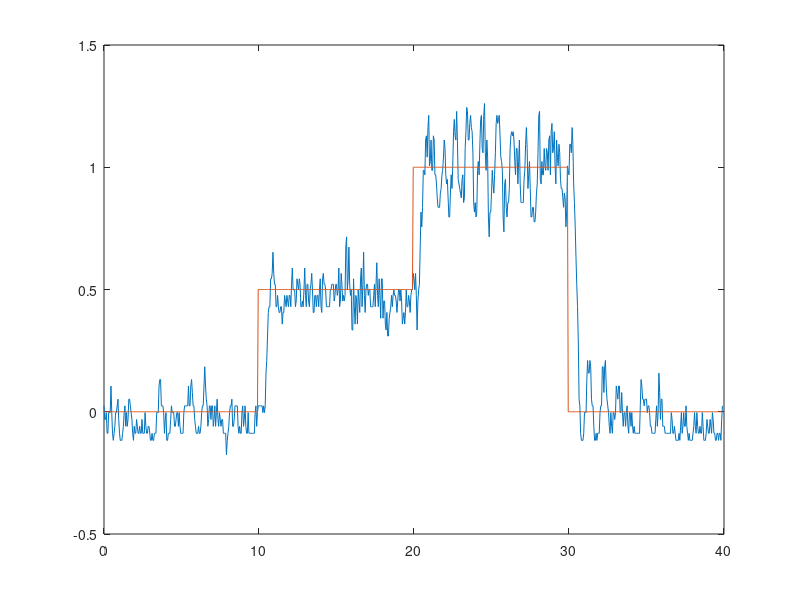

The MATLAB source for this figure:
stairARX=[0.024178, 0.000000, -0.024178, 0.033262;
-0.031375, 0.000000, 0.031375, -0.055352;
-0.031375, 0.000000, 0.031375, -0.017066;
-0.003450, 0.000000, 0.003450, -0.013260;
-0.088125, 0.000000, 0.088125, -0.119859;
-0.088125, 0.000000, 0.088125, -0.065899;
-0.003450, 0.000000, 0.003450, 0.014208;
-0.003450, 0.000000, 0.003450, 0.002384;
-0.003450, 0.000000, 0.003450, 0.033670;
0.105339, 0.000000, -0.105339, 0.154840;
-0.003450, 0.000000, 0.003450, -0.063866;
-0.088125, 0.000000, 0.088125, -0.095798;
-0.116965, 0.000000, 0.116965, -0.178808;
-0.088125, 0.000000, 0.088125, -0.101680;
-0.059597, 0.000000, 0.059597, -0.047559;
-0.003450, 0.000000, 0.003450, 0.077785;
-0.003450, 0.000000, 0.003450, 0.047225;
0.024178, 0.000000, -0.024178, 0.068687;
0.051515, 0.000000, -0.051515, 0.024003;
-0.031375, 0.000000, 0.031375, -0.105243;
-0.088125, 0.000000, 0.088125, -0.125688;
-0.116965, 0.000000, 0.116965, -0.140547;
-0.116965, 0.000000, 0.116965, -0.093699;
-0.116965, 0.000000, 0.116965, -0.082044;
-0.088125, 0.000000, 0.088125, -0.037228;
-0.059597, 0.000000, 0.059597, -0.035980;
-0.003450, 0.000000, 0.003450, 0.021489;
0.024178, 0.000000, -0.024178, 0.024690;
-0.059597, 0.000000, 0.059597, -0.081693;
-0.003450, 0.000000, 0.003450, 0.034953;
-0.059597, 0.000000, 0.059597, -0.113093;
-0.031375, 0.000000, 0.031375, 0.008500;
0.051515, 0.000000, -0.051515, 0.062452;
0.051515, 0.000000, -0.051515, 0.071962;
0.024178, 0.000000, -0.024178, 0.043084;
-0.003450, 0.000000, 0.003450, -0.011814;
-0.031375, 0.000000, 0.031375, -0.069497;
-0.088125, 0.000000, 0.088125, -0.141183;
-0.116965, 0.000000, 0.116965, -0.134141;
-0.059597, 0.000000, 0.059597, -0.026629;
-0.088125, 0.000000, 0.088125, -0.070368;
-0.088125, 0.000000, 0.088125, -0.027666;
-0.031375, 0.000000, 0.031375, -0.005298;
-0.059597, 0.000000, 0.059597, -0.083914;
-0.088125, 0.000000, 0.088125, -0.099552;
-0.088125, 0.000000, 0.088125, -0.098957;
-0.059597, 0.000000, 0.059597, -0.041716;
-0.088125, 0.000000, 0.088125, -0.077204;
-0.088125, 0.000000, 0.088125, -0.046150;
-0.031375, 0.000000, 0.031375, -0.003925;
-0.088125, 0.000000, 0.088125, -0.114263;
-0.088125, 0.000000, 0.088125, -0.071180;
-0.088125, 0.000000, 0.088125, -0.106503;
-0.003450, 0.000000, 0.003450, 0.043665;
-0.059597, 0.000000, 0.059597, -0.074629;
-0.088125, 0.000000, 0.088125, -0.037960;
-0.088125, 0.000000, 0.088125, -0.097873;
-0.059597, 0.000000, 0.059597, -0.058592;
-0.059597, 0.000000, 0.059597, -0.076932;
-0.088125, 0.000000, 0.088125, -0.075318;
-0.116965, 0.000000, 0.116965, -0.099138;
-0.116965, 0.000000, 0.116965, -0.095529;
-0.088125, 0.000000, 0.088125, -0.075707;
-0.116965, 0.000000, 0.116965, -0.125977;
-0.116965, 0.000000, 0.116965, -0.094652;
-0.088125, 0.000000, 0.088125, -0.068768;
-0.088125, 0.000000, 0.088125, -0.069091;
-0.088125, 0.000000, 0.088125, -0.062937;
-0.003450, 0.000000, 0.003450, 0.041682;
-0.003450, 0.000000, 0.003450, -0.007746;
-0.003450, 0.000000, 0.003450, 0.024505;
0.105339, 0.000000, -0.105339, 0.141383;
0.131834, 0.000000, -0.131834, 0.125367;
0.131834, 0.000000, -0.131834, 0.149655;
0.024178, 0.000000, -0.024178, -0.024862;
0.024178, 0.000000, -0.024178, 0.017436;
0.024178, 0.000000, -0.024178, -0.041481;
-0.003450, 0.000000, 0.003450, -0.021450;
-0.088125, 0.000000, 0.088125, -0.105720;
-0.031375, 0.000000, 0.031375, 0.029261;
-0.003450, 0.000000, 0.003450, -0.005715;
-0.116965, 0.000000, 0.116965, -0.136843;
-0.116965, 0.000000, 0.116965, -0.105361;
-0.088125, 0.000000, 0.088125, -0.115274;
-0.088125, 0.000000, 0.088125, -0.086042;
-0.088125, 0.000000, 0.088125, -0.058036;
-0.031375, 0.000000, 0.031375, 0.030593;
0.024178, 0.000000, -0.024178, 0.062751;
-0.003450, 0.000000, 0.003450, -0.002766;
-0.003450, 0.000000, 0.003450, -0.003920;
-0.003450, 0.000000, 0.003450, -0.036798;
-0.059597, 0.000000, 0.059597, -0.094529;
-0.059597, 0.000000, 0.059597, -0.049580;
-0.031375, 0.000000, 0.031375, -0.014437;
-0.003450, 0.000000, 0.003450, 0.031129;
-0.003450, 0.000000, 0.003450, 0.017179;
-0.059597, 0.000000, 0.059597, -0.069187;
-0.003450, 0.000000, 0.003450, 0.010120;
-0.059597, 0.000000, 0.059597, -0.122725;
-0.088125, 0.000000, 0.088125, -0.075724;
-0.088125, 0.000000, 0.088125, -0.089766;
-0.088125, 0.000000, 0.088125, -0.062817;
-0.088125, 0.000000, 0.088125, -0.069081;
-0.003450, 0.000000, 0.003450, 0.046088;
0.024178, 0.000000, -0.024178, 0.028671;
0.024178, 0.000000, -0.024178, 0.048440;
0.024178, 0.000000, -0.024178, 0.024194;
0.024178, 0.000000, -0.024178, 0.015414;
0.024178, 0.000000, -0.024178, 0.006092;
0.105339, 0.000000, -0.105339, 0.127270;
0.024178, 0.000000, -0.024178, -0.014637;
0.024178, 0.000000, -0.024178, 0.068246;
0.105339, 0.000000, -0.105339, 0.104644;
0.131834, 0.000000, -0.131834, 0.123717;
0.078569, 0.000000, -0.078569, 0.056555;
0.024178, 0.000000, -0.024178, 0.008985;
0.024178, 0.000000, -0.024178, 0.000775;
-0.031375, 0.000000, 0.031375, -0.084408;
-0.059597, 0.000000, 0.059597, -0.070175;
-0.088125, 0.000000, 0.088125, -0.100918;
-0.088125, 0.000000, 0.088125, -0.065741;
-0.088125, 0.000000, 0.088125, -0.075058;
-0.059597, 0.000000, 0.059597, -0.029889;
-0.088125, 0.000000, 0.088125, -0.096109;
-0.088125, 0.000000, 0.088125, -0.071597;
-0.059597, 0.000000, 0.059597, -0.058300;
-0.003450, 0.000000, 0.003450, 0.022787;
0.024178, 0.000000, -0.024178, 0.046613;
0.024178, 0.000000, -0.024178, 0.054079;
0.105339, 0.000000, -0.105339, 0.145901;
0.184011, 0.000000, -0.184011, 0.188246;
0.105339, 0.000000, -0.105339, 0.063300;
0.051515, 0.000000, -0.051515, 0.035220;
0.024178, 0.000000, -0.024178, -0.029278;
-0.059597, 0.000000, 0.059597, -0.121311;
-0.031375, 0.000000, 0.031375, -0.024411;
0.024178, 0.000000, -0.024178, 0.039026;
0.024178, 0.000000, -0.024178, 0.063242;
-0.031375, 0.000000, 0.031375, -0.012865;
0.024178, 0.000000, -0.024178, 0.050985;
0.024178, 0.000000, -0.024178, -0.032142;
-0.059597, 0.000000, 0.059597, -0.104799;
-0.031375, 0.000000, 0.031375, -0.021613;
0.024178, 0.000000, -0.024178, 0.039010;
-0.059597, 0.000000, 0.059597, -0.060342;
-0.003450, 0.000000, 0.003450, 0.063044;
0.051515, 0.000000, -0.051515, 0.038990;
-0.031375, 0.000000, 0.031375, -0.066625;
-0.059597, 0.000000, 0.059597, -0.067885;
-0.003450, 0.000000, 0.003450, -0.006697;
-0.031375, 0.000000, 0.031375, -0.049045;
-0.059597, 0.000000, 0.059597, -0.032431;
-0.031375, 0.000000, 0.031375, -0.005356;
-0.031375, 0.000000, 0.031375, -0.032429;
-0.088125, 0.000000, 0.088125, -0.108560;
-0.088125, 0.000000, 0.088125, -0.088530;
-0.088125, 0.000000, 0.088125, -0.103266;
-0.088125, 0.000000, 0.088125, -0.072127;
-0.175583, 0.000000, 0.175583, -0.184501;
-0.116965, 0.000000, 0.116965, -0.054940;
-0.088125, 0.000000, 0.088125, -0.097015;
-0.059597, 0.000000, 0.059597, -0.019522;
-0.003450, 0.000000, 0.003450, 0.029005;
0.024178, 0.000000, -0.024178, 0.055716;
0.024178, 0.000000, -0.024178, 0.038699;
0.051515, 0.000000, -0.051515, 0.060743;
-0.059597, 0.000000, 0.059597, -0.125211;
-0.059597, 0.000000, 0.059597, -0.055067;
-0.031375, 0.000000, 0.031375, -0.063041;
0.024178, 0.000000, -0.024178, 0.063219;
0.024178, 0.000000, -0.024178, 0.051831;
0.024178, 0.000000, -0.024178, 0.074934;
0.024178, 0.000000, -0.024178, 0.020484;
-0.059597, 0.000000, 0.059597, -0.119817;
-0.088125, 0.000000, 0.088125, -0.128902;
-0.059597, 0.000000, 0.059597, -0.083718;
-0.088125, 0.000000, 0.088125, -0.083484;
-0.088125, 0.000000, 0.088125, -0.026293;
-0.003450, 0.000000, 0.003450, 0.065253;
0.024178, 0.000000, -0.024178, 0.038409;
-0.059597, 0.000000, 0.059597, -0.088622;
-0.031375, 0.000000, 0.031375, -0.032523;
0.024178, 0.000000, -0.024178, -0.003429;
-0.059597, 0.000000, 0.059597, -0.084366;
-0.088125, 0.000000, 0.088125, -0.048482;
-0.088125, 0.000000, 0.088125, -0.079962;
-0.003450, 0.000000, 0.003450, 0.032875;
-0.088125, 0.000000, 0.088125, -0.137536;
-0.088125, 0.000000, 0.088125, -0.047051;
-0.088125, 0.000000, 0.088125, -0.111494;
-0.088125, 0.000000, 0.088125, -0.069402;
-0.088125, 0.000000, 0.088125, -0.081550;
-0.088125, 0.000000, 0.088125, -0.063322;
-0.088125, 0.000000, 0.088125, -0.073367;
-0.088125, 0.000000, 0.088125, -0.075662;
-0.003450, 0.000000, 0.003450, 0.032782;
0.024178, 0.000000, -0.024178, 0.030048;
-0.059597, 0.000000, 0.059597, -0.059212;
-0.003450, 0.000000, 0.003450, 0.039119;
0.024178, 0.500000, 0.475822, -0.003004;
0.024178, 0.500000, 0.475822, 0.027758;
0.024178, 0.500000, 0.475822, 0.025502;
0.024178, 0.500000, 0.475822, 0.039106;
0.024178, 0.500000, 0.475822, 0.040673;
0.024178, 0.500000, 0.475822, 0.048717;
-0.003450, 0.500000, 0.503450, 0.015218;
0.024178, 0.500000, 0.475822, 0.073769;
-0.003450, 0.500000, 0.503450, 0.014305;
0.024178, 0.500000, 0.475822, 0.094243;
0.158056, 0.500000, 0.341944, 0.243895;
0.209697, 0.500000, 0.290303, 0.276660;
0.309895, 0.500000, 0.190105, 0.427935;
0.406168, 0.500000, 0.093832, 0.477227;
0.429651, 0.500000, 0.070349, 0.467608;
0.429651, 0.500000, 0.070349, 0.436061;
0.543721, 0.500000, -0.043721, 0.572529;
0.543721, 0.500000, -0.043721, 0.515960;
0.565887, 0.500000, -0.065887, 0.616036;
0.652497, 0.500000, -0.152497, 0.692425;
0.565887, 0.500000, -0.065887, 0.537604;
0.521344, 0.500000, -0.021344, 0.517112;
0.521344, 0.500000, -0.021344, 0.464323;
0.429651, 0.500000, 0.070349, 0.358543;
0.429651, 0.500000, 0.070349, 0.438650;
0.475939, 0.500000, 0.024061, 0.501709;
0.429651, 0.500000, 0.070349, 0.456753;
0.406168, 0.500000, 0.093832, 0.447053;
0.406168, 0.500000, 0.093832, 0.400234;
0.429651, 0.500000, 0.070349, 0.416042;
0.429651, 0.500000, 0.070349, 0.413258;
0.358506, 0.500000, 0.141494, 0.357374;
0.406168, 0.500000, 0.093832, 0.469962;
0.406168, 0.500000, 0.093832, 0.413509;
0.475939, 0.500000, 0.024061, 0.537506;
0.452908, 0.500000, 0.047092, 0.436169;
0.429651, 0.500000, 0.070349, 0.452143;
0.475939, 0.500000, 0.024061, 0.482521;
0.452908, 0.500000, 0.047092, 0.438953;
0.429651, 0.500000, 0.070349, 0.444084;
0.475939, 0.500000, 0.024061, 0.505934;
0.475939, 0.500000, 0.024061, 0.481808;
0.429651, 0.500000, 0.070349, 0.436658;
0.521344, 0.500000, -0.021344, 0.565737;
0.587846, 0.500000, -0.087846, 0.589865;
0.498749, 0.500000, 0.001251, 0.487944;
0.498749, 0.500000, 0.001251, 0.529735;
0.498749, 0.500000, 0.001251, 0.469121;
0.429651, 0.500000, 0.070349, 0.393431;
0.452908, 0.500000, 0.047092, 0.461018;
0.543721, 0.500000, -0.043721, 0.571755;
0.521344, 0.500000, -0.021344, 0.539026;
0.498749, 0.500000, 0.001251, 0.545891;
0.543721, 0.500000, -0.043721, 0.560639;
0.521344, 0.500000, -0.021344, 0.479642;
0.429651, 0.500000, 0.070349, 0.378832;
0.429651, 0.500000, 0.070349, 0.422538;
0.452908, 0.500000, 0.047092, 0.451251;
0.429651, 0.500000, 0.070349, 0.453522;
0.498749, 0.500000, 0.001251, 0.570614;
0.587846, 0.500000, -0.087846, 0.630158;
0.475939, 0.500000, 0.024061, 0.443145;
0.429651, 0.500000, 0.070349, 0.429207;
0.521344, 0.500000, -0.021344, 0.499045;
0.521344, 0.500000, -0.021344, 0.486659;
0.452908, 0.500000, 0.047092, 0.469574;
0.429651, 0.500000, 0.070349, 0.469916;
0.498749, 0.500000, 0.001251, 0.536125;
0.521344, 0.500000, -0.021344, 0.509314;
0.565887, 0.500000, -0.065887, 0.585425;
0.498749, 0.500000, 0.001251, 0.467210;
0.406168, 0.500000, 0.093832, 0.399954;
0.406168, 0.500000, 0.093832, 0.394264;
0.475939, 0.500000, 0.024061, 0.477340;
0.475939, 0.500000, 0.024061, 0.477363;
0.429651, 0.500000, 0.070349, 0.465989;
0.475939, 0.500000, 0.024061, 0.531302;
0.475939, 0.500000, 0.024061, 0.466834;
0.429651, 0.500000, 0.070349, 0.411872;
0.498749, 0.500000, 0.001251, 0.512307;
0.543721, 0.500000, -0.043721, 0.542104;
0.429651, 0.500000, 0.070349, 0.422872;
0.406168, 0.500000, 0.093832, 0.447210;
0.543721, 0.500000, -0.043721, 0.573124;
0.565887, 0.500000, -0.065887, 0.544289;
0.521344, 0.500000, -0.021344, 0.537981;
0.521344, 0.500000, -0.021344, 0.541286;
0.498749, 0.500000, 0.001251, 0.483329;
0.429651, 0.500000, 0.070349, 0.391903;
0.429651, 0.500000, 0.070349, 0.417411;
0.429651, 0.500000, 0.070349, 0.413620;
0.429651, 0.500000, 0.070349, 0.457193;
0.429651, 0.500000, 0.070349, 0.465822;
0.498749, 0.500000, 0.001251, 0.557777;
0.498749, 0.500000, 0.001251, 0.497714;
0.521344, 0.500000, -0.021344, 0.542820;
0.521344, 0.500000, -0.021344, 0.499984;
0.521344, 0.500000, -0.021344, 0.522176;
0.452908, 0.500000, 0.047092, 0.423142;
0.475939, 0.500000, 0.024061, 0.503802;
0.521344, 0.500000, -0.021344, 0.521910;
0.521344, 0.500000, -0.021344, 0.537399;
0.475939, 0.500000, 0.024061, 0.479497;
0.498749, 0.500000, 0.001251, 0.520540;
0.587846, 0.500000, -0.087846, 0.597045;
0.429651, 0.500000, 0.070349, 0.358026;
0.452908, 0.500000, 0.047092, 0.506373;
0.565887, 0.500000, -0.065887, 0.560024;
0.521344, 0.500000, -0.021344, 0.515435;
0.452908, 0.500000, 0.047092, 0.471694;
0.475939, 0.500000, 0.024061, 0.494261;
0.452908, 0.500000, 0.047092, 0.415658;
0.475939, 0.500000, 0.024061, 0.480575;
0.673648, 0.500000, -0.173648, 0.738707;
0.715376, 0.500000, -0.215376, 0.739546;
0.498749, 0.500000, 0.001251, 0.493499;
0.543721, 0.500000, -0.043721, 0.585068;
0.673648, 0.500000, -0.173648, 0.596535;
0.521344, 0.500000, -0.021344, 0.404119;
0.475939, 0.500000, 0.024061, 0.499204;
0.498749, 0.500000, 0.001251, 0.508872;
0.334322, 0.500000, 0.165678, 0.303827;
0.334322, 0.500000, 0.165678, 0.371085;
0.543721, 0.500000, -0.043721, 0.571345;
0.429651, 0.500000, 0.070349, 0.367993;
0.358506, 0.500000, 0.141494, 0.430081;
0.475939, 0.500000, 0.024061, 0.522893;
0.452908, 0.500000, 0.047092, 0.428579;
0.358506, 0.500000, 0.141494, 0.346655;
0.498749, 0.500000, 0.001251, 0.553929;
0.452908, 0.500000, 0.047092, 0.403492;
0.406168, 0.500000, 0.093832, 0.458732;
0.543721, 0.500000, -0.043721, 0.602393;
0.587846, 0.500000, -0.087846, 0.594891;
0.429651, 0.500000, 0.070349, 0.398729;
0.521344, 0.500000, -0.021344, 0.577096;
0.652497, 0.500000, -0.152497, 0.627075;
0.475939, 0.500000, 0.024061, 0.415404;
0.406168, 0.500000, 0.093832, 0.441697;
0.498749, 0.500000, 0.001251, 0.504151;
0.521344, 0.500000, -0.021344, 0.503551;
0.521344, 0.500000, -0.021344, 0.543671;
0.475939, 0.500000, 0.024061, 0.484655;
0.498749, 0.500000, 0.001251, 0.530737;
0.498749, 0.500000, 0.001251, 0.474779;
0.429651, 0.500000, 0.070349, 0.398109;
0.429651, 0.500000, 0.070349, 0.428833;
0.429651, 0.500000, 0.070349, 0.422001;
0.429651, 0.500000, 0.070349, 0.455520;
0.475939, 0.500000, 0.024061, 0.521108;
0.521344, 0.500000, -0.021344, 0.557680;
0.429651, 0.500000, 0.070349, 0.409912;
0.521344, 0.500000, -0.021344, 0.571686;
0.609598, 0.500000, -0.109598, 0.586049;
0.475939, 0.500000, 0.024061, 0.441117;
0.429651, 0.500000, 0.070349, 0.456708;
0.543721, 0.500000, -0.043721, 0.564226;
0.475939, 0.500000, 0.024061, 0.424074;
0.382454, 0.500000, 0.117546, 0.388816;
0.543721, 0.500000, -0.043721, 0.605279;
0.543721, 0.500000, -0.043721, 0.514749;
0.382454, 0.500000, 0.117546, 0.382188;
0.452908, 0.500000, 0.047092, 0.502072;
0.452908, 0.500000, 0.047092, 0.397095;
0.358506, 0.500000, 0.141494, 0.336928;
0.334322, 0.500000, 0.165678, 0.341677;
0.406168, 0.500000, 0.093832, 0.446604;
0.309895, 0.500000, 0.190105, 0.293290;
0.309895, 0.500000, 0.190105, 0.377949;
0.382454, 0.500000, 0.117546, 0.401007;
0.406168, 0.500000, 0.093832, 0.427027;
0.429651, 0.500000, 0.070349, 0.466390;
0.475939, 0.500000, 0.024061, 0.522906;
0.429651, 0.500000, 0.070349, 0.431954;
0.475939, 0.500000, 0.024061, 0.516840;
0.498749, 0.500000, 0.001251, 0.478284;
0.475939, 0.500000, 0.024061, 0.477484;
0.475939, 0.500000, 0.024061, 0.487327;
0.452908, 0.500000, 0.047092, 0.456476;
0.406168, 0.500000, 0.093832, 0.403552;
0.452908, 0.500000, 0.047092, 0.476130;
0.498749, 0.500000, 0.001251, 0.503096;
0.498749, 0.500000, 0.001251, 0.522013;
0.452908, 0.500000, 0.047092, 0.466266;
0.498749, 0.500000, 0.001251, 0.535139;
0.452908, 0.500000, 0.047092, 0.409875;
0.358506, 0.500000, 0.141494, 0.333996;
0.382454, 0.500000, 0.117546, 0.385012;
0.406168, 0.500000, 0.093832, 0.406335;
0.358506, 0.500000, 0.141494, 0.380061;
0.406168, 0.500000, 0.093832, 0.479281;
0.498749, 0.500000, 0.001251, 0.546402;
0.429651, 0.500000, 0.070349, 0.417219;
0.429651, 0.500000, 0.070349, 0.457169;
0.475939, 0.500000, 0.024061, 0.461320;
0.452908, 0.500000, 0.047092, 0.439440;
0.406168, 0.500000, 0.093832, 0.414491;
0.475939, 0.500000, 0.024061, 0.530148;
0.498749, 0.500000, 0.001251, 0.508560;
0.498749, 0.500000, 0.001251, 0.529700;
0.565887, 1.000000, 0.434113, 0.595413;
0.543721, 1.000000, 0.456279, 0.522779;
0.498749, 1.000000, 0.501251, 0.492719;
0.565887, 1.000000, 0.434113, 0.581015;
0.475939, 1.000000, 0.524061, 0.433375;
0.334322, 1.000000, 0.665678, 0.345135;
0.452908, 1.000000, 0.547092, 0.534339;
0.498749, 1.000000, 0.501251, 0.520801;
0.521344, 1.000000, 0.478656, 0.625961;
0.673648, 1.000000, 0.326352, 0.808352;
0.816422, 1.000000, 0.183578, 0.923264;
0.756343, 1.000000, 0.243657, 0.786268;
0.836090, 1.000000, 0.163910, 0.913950;
0.987357, 1.000000, 0.012643, 0.997117;
0.987357, 1.000000, 0.012643, 0.985949;
0.969022, 1.000000, 0.030978, 1.014010;
1.111435, 1.000000, -0.111435, 1.195689;
1.128574, 1.000000, -0.128574, 1.122949;
1.041439, 1.000000, -0.041439, 1.033487;
1.162423, 1.000000, -0.162423, 1.188952;
1.212163, 1.000000, -0.212163, 1.162355;
1.005538, 1.000000, -0.005538, 0.941253;
1.023565, 1.000000, -0.023565, 1.066453;
1.111435, 1.000000, -0.111435, 1.084776;
0.987357, 1.000000, 0.012643, 0.936624;
0.987357, 1.000000, 0.012643, 1.025460;
1.128574, 1.000000, -0.128574, 1.159774;
1.111435, 1.000000, -0.111435, 1.100634;
0.969022, 1.000000, 0.030978, 0.958196;
0.969022, 1.000000, 0.030978, 0.974502;
0.931866, 1.000000, 0.068134, 0.856019;
0.874910, 1.000000, 0.125090, 0.842402;
0.836090, 1.000000, 0.163910, 0.830167;
0.836090, 1.000000, 0.163910, 0.880458;
0.836090, 1.000000, 0.163910, 0.880593;
0.894062, 1.000000, 0.105938, 0.959022;
0.913049, 1.000000, 0.086951, 0.930537;
0.969022, 1.000000, 0.030978, 1.011654;
0.987357, 1.000000, 0.012643, 0.992001;
1.041439, 1.000000, -0.041439, 1.085819;
1.111435, 1.000000, -0.111435, 1.141125;
1.076732, 1.000000, -0.076732, 1.079165;
0.969022, 1.000000, 0.030978, 0.945614;
0.931866, 1.000000, 0.068134, 0.902760;
0.950526, 1.000000, 0.049474, 0.909568;
0.874910, 1.000000, 0.125090, 0.835149;
0.796576, 1.000000, 0.203424, 0.820072;
0.796576, 1.000000, 0.203424, 0.842325;
0.894062, 1.000000, 0.105938, 0.957893;
0.969022, 1.000000, 0.030978, 1.011500;
0.913049, 1.000000, 0.086951, 0.931475;
1.005538, 1.000000, -0.005538, 1.081576;
1.145567, 1.000000, -0.145567, 1.170083;
1.195718, 1.000000, -0.195718, 1.219879;
1.128574, 1.000000, -0.128574, 1.126179;
1.111435, 1.000000, -0.111435, 1.118902;
1.228476, 1.000000, -0.228476, 1.222530;
1.111435, 1.000000, -0.111435, 1.011445;
0.950526, 1.000000, 0.049474, 0.919482;
0.931866, 1.000000, 0.068134, 0.908395;
0.913049, 1.000000, 0.086951, 0.878153;
0.894062, 1.000000, 0.105938, 0.900601;
0.874910, 1.000000, 0.125090, 0.902440;
0.950526, 1.000000, 0.049474, 1.023456;
0.969022, 1.000000, 0.030978, 0.990370;
0.855585, 1.000000, 0.144415, 0.844759;
0.874910, 1.000000, 0.125090, 0.892557;
1.076732, 1.000000, -0.076732, 1.108913;
1.145567, 1.000000, -0.145567, 1.162572;
1.244655, 1.000000, -0.244655, 1.366751;
1.228476, 1.000000, -0.228476, 1.258451;
1.111435, 1.000000, -0.111435, 1.083932;
1.111435, 1.000000, -0.111435, 1.033414;
1.179138, 1.000000, -0.179138, 1.083092;
1.212163, 1.000000, -0.212163, 1.179959;
1.162423, 1.000000, -0.162423, 1.198561;
1.145567, 1.000000, -0.145567, 1.222308;
1.059158, 1.000000, -0.059158, 1.030414;
0.855585, 1.000000, 0.144415, 0.731387;
0.816422, 1.000000, 0.183578, 0.718377;
0.855585, 1.000000, 0.144415, 0.783340;
0.796576, 1.000000, 0.203424, 0.818080;
0.816422, 1.000000, 0.183578, 0.963420;
0.987357, 1.000000, 0.012643, 1.145775;
1.023565, 1.000000, -0.023565, 1.059340;
0.969022, 1.000000, 0.030978, 0.952472;
1.094155, 1.000000, -0.094155, 1.087736;
1.195718, 1.000000, -0.195718, 1.159359;
1.212163, 1.000000, -0.212163, 1.247086;
1.076732, 1.000000, -0.076732, 1.088275;
1.059158, 1.000000, -0.059158, 1.098768;
1.212163, 1.000000, -0.212163, 1.192187;
1.260705, 1.000000, -0.260705, 1.196106;
1.059158, 1.000000, -0.059158, 0.986872;
0.987357, 1.000000, 0.012643, 1.010056;
1.111435, 1.000000, -0.111435, 1.120324;
1.041439, 1.000000, -0.041439, 0.977531;
0.796576, 1.000000, 0.203424, 0.742142;
0.715376, 1.000000, 0.284624, 0.701778;
0.816422, 1.000000, 0.183578, 0.808200;
0.816422, 1.000000, 0.183578, 0.808230;
0.894062, 1.000000, 0.105938, 1.015971;
0.987357, 1.000000, 0.012643, 1.093670;
0.931866, 1.000000, 0.068134, 0.977094;
0.894062, 1.000000, 0.105938, 0.897054;
0.969022, 1.000000, 0.030978, 0.932897;
1.059158, 1.000000, -0.059158, 1.031116;
1.179138, 1.000000, -0.179138, 1.245908;
1.212163, 1.000000, -0.212163, 1.296741;
1.179138, 1.000000, -0.179138, 1.250160;
1.195718, 1.000000, -0.195718, 1.192423;
1.212163, 1.000000, -0.212163, 1.118231;
1.128574, 1.000000, -0.128574, 1.002432;
1.041439, 1.000000, -0.041439, 0.983525;
1.023565, 1.000000, -0.023565, 1.031035;
0.987357, 1.000000, 0.012643, 1.008117;
0.796576, 1.000000, 0.203424, 0.764070;
0.735952, 1.000000, 0.264048, 0.732919;
0.931866, 1.000000, 0.068134, 0.941505;
0.950526, 1.000000, 0.049474, 0.924988;
0.836090, 1.000000, 0.163910, 0.902081;
0.796576, 1.000000, 0.203424, 0.873002;
0.855585, 1.000000, 0.144415, 0.888830;
0.855585, 1.000000, 0.144415, 0.815846;
0.913049, 1.000000, 0.086951, 0.931723;
1.076732, 1.000000, -0.076732, 1.149958;
1.128574, 1.000000, -0.128574, 1.203155;
1.145567, 1.000000, -0.145567, 1.239544;
1.128574, 1.000000, -0.128574, 1.130643;
1.145567, 1.000000, -0.145567, 1.099777;
1.111435, 1.000000, -0.111435, 1.005404;
1.023565, 1.000000, -0.023565, 0.957921;
0.969022, 1.000000, 0.030978, 0.963183;
1.076732, 1.000000, -0.076732, 1.152081;
1.076732, 1.000000, -0.076732, 1.092793;
0.931866, 1.000000, 0.068134, 0.929005;
1.023565, 1.000000, -0.023565, 1.055046;
1.111435, 1.000000, -0.111435, 1.056007;
0.931866, 1.000000, 0.068134, 0.861278;
0.855585, 1.000000, 0.144415, 0.885998;
0.855585, 1.000000, 0.144415, 0.849206;
0.855585, 1.000000, 0.144415, 0.863501;
0.855585, 1.000000, 0.144415, 0.870878;
0.950526, 1.000000, 0.049474, 1.021407;
0.987357, 1.000000, 0.012643, 1.025425;
1.094155, 1.000000, -0.094155, 1.187307;
1.162423, 1.000000, -0.162423, 1.186816;
1.076732, 1.000000, -0.076732, 1.053291;
0.913049, 1.000000, 0.086951, 0.840210;
0.969022, 1.000000, 0.030978, 0.947325;
1.023565, 1.000000, -0.023565, 0.969729;
0.913049, 1.000000, 0.086951, 0.914363;
0.796576, 1.000000, 0.203424, 0.845128;
0.796576, 1.000000, 0.203424, 0.837949;
0.836090, 1.000000, 0.163910, 0.827269;
0.836090, 1.000000, 0.163910, 0.821320;
0.776551, 1.000000, 0.223449, 0.781337;
0.776551, 1.000000, 0.223449, 0.836080;
0.816422, 1.000000, 0.183578, 0.871773;
0.894062, 1.000000, 0.105938, 0.962274;
0.931866, 1.000000, 0.068134, 0.970849;
1.059158, 1.000000, -0.059158, 1.141345;
1.212163, 1.000000, -0.212163, 1.269260;
1.228476, 1.000000, -0.228476, 1.254194;
0.950526, 1.000000, 0.049474, 0.869997;
0.931866, 1.000000, 0.068134, 0.926893;
1.023565, 1.000000, -0.023565, 0.922770;
0.969022, 1.000000, 0.030978, 0.921759;
0.969022, 1.000000, 0.030978, 1.045114;
1.076732, 1.000000, -0.076732, 1.195730;
1.005538, 1.000000, -0.005538, 1.021812;
0.987357, 1.000000, 0.012643, 1.005086;
1.076732, 1.000000, -0.076732, 1.026932;
1.059158, 1.000000, -0.059158, 0.988828;
0.987357, 1.000000, 0.012643, 0.982826;
1.111435, 1.000000, -0.111435, 1.207910;
1.128574, 1.000000, -0.128574, 1.147065;
0.969022, 1.000000, 0.030978, 0.957011;
1.145567, 1.000000, -0.145567, 1.201440;
1.179138, 1.000000, -0.179138, 1.076731;
1.059158, 1.000000, -0.059158, 1.037194;
1.076732, 1.000000, -0.076732, 1.104618;
1.145567, 1.000000, -0.145567, 1.165063;
1.005538, 1.000000, -0.005538, 0.950965;
0.931866, 1.000000, 0.068134, 0.927643;
1.111435, 1.000000, -0.111435, 1.125202;
1.041439, 1.000000, -0.041439, 0.966892;
1.005538, 1.000000, -0.005538, 1.069993;
1.094155, 1.000000, -0.094155, 1.137446;
1.059158, 1.000000, -0.059158, 1.047107;
0.950526, 1.000000, 0.049474, 0.915751;
0.913049, 1.000000, 0.086951, 0.873686;
0.913049, 1.000000, 0.086951, 0.869163;
0.874910, 1.000000, 0.125090, 0.861355;
0.836090, 1.000000, 0.163910, 0.873394;
0.894062, 1.000000, 0.105938, 0.971542;
0.874910, 1.000000, 0.125090, 0.891778;
0.756343, 1.000000, 0.243657, 0.744655;
0.816422, 1.000000, 0.183578, 0.840607;
1.005538, 1.000000, -0.005538, 1.036987;
0.987357, 0.000000, -0.987357, 1.006336;
0.969022, 0.000000, -0.969022, 1.076035;
1.094155, 0.000000, -1.094155, 1.177337;
1.094155, 0.000000, -1.094155, 1.061036;
1.059158, 0.000000, -1.059158, 1.000372;
1.162423, 0.000000, -1.162423, 1.100818;
1.094155, 0.000000, -1.094155, 0.956681;
0.931866, 0.000000, -0.931866, 0.839421;
0.855585, 0.000000, -0.855585, 0.760912;
0.756343, 0.000000, -0.756343, 0.610569;
0.631147, 0.000000, -0.631147, 0.485304;
0.521344, 0.000000, -0.521344, 0.393203;
0.429651, 0.000000, -0.429651, 0.332993;
0.285224, 0.000000, -0.285224, 0.192209;
0.051515, 0.000000, -0.051515, -0.054649;
0.024178, 0.000000, -0.024178, -0.014204;
-0.088125, 0.000000, 0.088125, -0.210650;
-0.116965, 0.000000, 0.116965, -0.109347;
-0.116965, 0.000000, 0.116965, -0.112803;
-0.116965, 0.000000, 0.116965, -0.056739;
-0.088125, 0.000000, 0.088125, -0.039052;
-0.003450, 0.000000, 0.003450, 0.042965;
-0.003450, 0.000000, 0.003450, -0.020003;
-0.003450, 0.000000, 0.003450, 0.003594;
0.131834, 0.000000, -0.131834, 0.167591;
0.209697, 0.000000, -0.209697, 0.222933;
0.158056, 0.000000, -0.158056, 0.170503;
0.158056, 0.000000, -0.158056, 0.175902;
0.209697, 0.000000, -0.209697, 0.177478;
0.184011, 0.000000, -0.184011, 0.111195;
0.051515, 0.000000, -0.051515, -0.026960;
0.024178, 0.000000, -0.024178, 0.007954;
0.024178, 0.000000, -0.024178, -0.006821;
-0.059597, 0.000000, 0.059597, -0.084611;
-0.116965, 0.000000, 0.116965, -0.116379;
-0.116965, 0.000000, 0.116965, -0.121015;
-0.088125, 0.000000, 0.088125, -0.086522;
-0.116965, 0.000000, 0.116965, -0.121760;
-0.088125, 0.000000, 0.088125, -0.042062;
-0.088125, 0.000000, 0.088125, -0.076474;
-0.088125, 0.000000, 0.088125, -0.061903;
-0.003450, 0.000000, 0.003450, 0.027061;
0.024178, 0.000000, -0.024178, 0.024189;
0.024178, 0.000000, -0.024178, 0.045942;
0.184011, 0.000000, -0.184011, 0.252812;
0.184011, 0.000000, -0.184011, 0.160990;
0.078569, 0.000000, -0.078569, 0.070057;
0.184011, 0.000000, -0.184011, 0.197885;
0.209697, 0.000000, -0.209697, 0.136230;
0.105339, 0.000000, -0.105339, 0.059679;
0.051515, 0.000000, -0.051515, 0.035653;
0.024178, 0.000000, -0.024178, -0.005823;
-0.003450, 0.000000, 0.003450, -0.033497;
-0.059597, 0.000000, 0.059597, -0.093771;
-0.088125, 0.000000, 0.088125, -0.094314;
-0.003450, 0.000000, 0.003450, 0.029978;
-0.059597, 0.000000, 0.059597, -0.078949;
-0.088125, 0.000000, 0.088125, -0.047742;
-0.003450, 0.000000, 0.003450, 0.017956;
-0.003450, 0.000000, 0.003450, -0.023525;
-0.031375, 0.000000, 0.031375, -0.028115;
-0.003450, 0.000000, 0.003450, 0.010924;
0.105339, 0.000000, -0.105339, 0.142162;
0.078569, 0.000000, -0.078569, 0.064302;
0.051515, 0.000000, -0.051515, 0.075817;
0.105339, 0.000000, -0.105339, 0.103876;
0.105339, 0.000000, -0.105339, 0.067505;
-0.003450, 0.000000, 0.003450, -0.058212;
-0.003450, 0.000000, 0.003450, -0.002135;
0.078569, 0.000000, -0.078569, 0.077967;
-0.003450, 0.000000, 0.003450, -0.033200;
-0.059597, 0.000000, 0.059597, -0.035277;
-0.003450, 0.000000, 0.003450, 0.005203;
-0.003450, 0.000000, 0.003450, -0.032214;
-0.059597, 0.000000, 0.059597, -0.077160;
-0.003450, 0.000000, 0.003450, 0.027918;
0.024178, 0.000000, -0.024178, 0.025732;
-0.059597, 0.000000, 0.059597, -0.064634;
-0.088125, 0.000000, 0.088125, -0.079643;
-0.003450, 0.000000, 0.003450, 0.001222;
-0.003450, 0.000000, 0.003450, -0.031138;
-0.059597, 0.000000, 0.059597, -0.050109;
-0.003450, 0.000000, 0.003450, 0.043723;
-0.059597, 0.000000, 0.059597, -0.087309;
-0.088125, 0.000000, 0.088125, -0.076750;
-0.059597, 0.000000, 0.059597, -0.076349;
-0.088125, 0.000000, 0.088125, -0.107691;
-0.088125, 0.000000, 0.088125, -0.065703;
-0.088125, 0.000000, 0.088125, -0.068234;
-0.088125, 0.000000, 0.088125, -0.060550;
-0.088125, 0.000000, 0.088125, -0.077471;
-0.088125, 0.000000, 0.088125, -0.085540;
-0.088125, 0.000000, 0.088125, -0.089386;
0.024178, 0.000000, -0.024178, 0.073831;
0.131834, 0.000000, -0.131834, 0.174506;
0.105339, 0.000000, -0.105339, 0.136065;
0.051515, 0.000000, -0.051515, 0.065925;
0.051515, 0.000000, -0.051515, 0.019343;
0.024178, 0.000000, -0.024178, -0.056306;
0.051515, 0.000000, -0.051515, 0.025625;
0.051515, 0.000000, -0.051515, 0.046102;
0.051515, 0.000000, -0.051515, 0.104198;
-0.003450, 0.000000, 0.003450, 0.007957;
0.024178, 0.000000, -0.024178, 0.040849;
0.024178, 0.000000, -0.024178, -0.037188;
-0.003450, 0.000000, 0.003450, -0.040233;
-0.059597, 0.000000, 0.059597, -0.088714;
-0.059597, 0.000000, 0.059597, -0.033058;
-0.088125, 0.000000, 0.088125, -0.086249;
-0.088125, 0.000000, 0.088125, -0.062071;
-0.088125, 0.000000, 0.088125, -0.094535;
-0.088125, 0.000000, 0.088125, -0.085805;
-0.088125, 0.000000, 0.088125, -0.086596;
-0.031375, 0.000000, 0.031375, 0.006109;
0.024178, 0.000000, -0.024178, 0.056854;
-0.059597, 0.000000, 0.059597, -0.063357;
-0.003450, 0.000000, 0.003450, 0.045607;
0.158056, 0.000000, -0.158056, 0.170623;
0.078569, 0.000000, -0.078569, 0.030653;
-0.031375, 0.000000, 0.031375, -0.025944;
0.051515, 0.000000, -0.051515, 0.067998;
0.051515, 0.000000, -0.051515, -0.001087;
-0.059597, 0.000000, 0.059597, -0.091910;
-0.059597, 0.000000, 0.059597, -0.044754;
-0.059597, 0.000000, 0.059597, -0.074624;
-0.088125, 0.000000, 0.088125, -0.085060;
-0.088125, 0.000000, 0.088125, -0.074363;
-0.088125, 0.000000, 0.088125, -0.078927;
-0.088125, 0.000000, 0.088125, -0.075996;
-0.088125, 0.000000, 0.088125, -0.078706;
-0.088125, 0.000000, 0.088125, -0.077962;
-0.088125, 0.000000, 0.088125, -0.078233;
-0.088125, 0.000000, 0.088125, -0.076890;
-0.003450, 0.000000, 0.003450, 0.040130;
-0.031375, 0.000000, 0.031375, -0.040683;
-0.088125, 0.000000, 0.088125, -0.069167;
-0.088125, 0.000000, 0.088125, -0.091345;
-0.059597, 0.000000, 0.059597, -0.068163;
-0.088125, 0.000000, 0.088125, -0.106610;
-0.116965, 0.000000, 0.116965, -0.097732;
-0.116965, 0.000000, 0.116965, -0.092873;
-0.116965, 0.000000, 0.116965, -0.098764;
-0.116965, 0.000000, 0.116965, -0.105127;
-0.088125, 0.000000, 0.088125, -0.069380;
-0.116965, 0.000000, 0.116965, -0.120845;
-0.059597, 0.000000, 0.059597, -0.009547;
-0.003450, 0.000000, 0.003450, 0.017602;
-0.088125, 0.000000, 0.088125, -0.091699;
-0.059597, 0.000000, 0.059597, -0.018522;
-0.003450, 0.000000, 0.003450, -0.014820;
-0.059597, 0.000000, 0.059597, -0.082792;
-0.059597, 0.000000, 0.059597, -0.036110;
0.024178, 0.000000, -0.024178, 0.056390;
-0.059597, 0.000000, 0.059597, -0.084055;
-0.088125, 0.000000, 0.088125, -0.056325;
-0.116965, 0.000000, 0.116965, -0.152561;
-0.088125, 0.000000, 0.088125, -0.081914;
-0.116965, 0.000000, 0.116965, -0.140784;
-0.116965, 0.000000, 0.116965, -0.071901;
-0.116965, 0.000000, 0.116965, -0.091971;
-0.116965, 0.000000, 0.116965, -0.084336;
-0.088125, 0.000000, 0.088125, -0.071550;
-0.059597, 0.000000, 0.059597, -0.050700;
-0.003450, 0.000000, 0.003450, 0.024689;
-0.059597, 0.000000, 0.059597, -0.067057;
-0.088125, 0.000000, 0.088125, -0.059650;
-0.003450, 0.000000, 0.003450, 0.017060;
-0.059597, 0.000000, 0.059597, -0.100664;
-0.088125, 0.000000, 0.088125, -0.068055;
-0.088125, 0.000000, 0.088125, -0.092672;
-0.059597, 0.000000, 0.059597, -0.036254;
-0.088125, 0.000000, 0.088125, -0.091336;
-0.088125, 0.000000, 0.088125, -0.056568;
-0.003450, 0.000000, 0.003450, 0.030376;
-0.059597, 0.000000, 0.059597, -0.081148;
-0.116965, 0.000000, 0.116965, -0.103051;
-0.116965, 0.000000, 0.116965, -0.126627;
-0.116965, 0.000000, 0.116965, -0.128013;
-0.088125, 0.000000, 0.088125, -0.069182;
-0.031375, 0.000000, 0.031375, 0.015892;
-0.059597, 0.000000, 0.059597, -0.032351;
-0.088125, 0.000000, 0.088125, -0.057272;
-0.088125, 0.000000, 0.088125, -0.099634;
-0.031375, 0.000000, 0.031375, -0.037357;
-0.059597, 0.000000, 0.059597, -0.088711;
-0.088125, 0.000000, 0.088125, -0.057041;
-0.003450, 0.000000, 0.003450, 0.055956;
-0.031375, 0.000000, 0.031375, -0.033245;
-0.088125, 0.000000, 0.088125, -0.078652;
-0.088125, 0.000000, 0.088125, -0.104993;
-0.116965, 0.000000, 0.116965, -0.154840;
-0.116965, 0.000000, 0.116965, -0.112897;
-0.088125, 0.000000, 0.088125, -0.056890;
-0.088125, 0.000000, 0.088125, -0.045482;
-0.116965, 0.000000, 0.116965, -0.085299;
-0.088125, 0.000000, 0.088125, -0.063688;
-0.088125, 0.000000, 0.088125, -0.111524;
-0.116965, 0.000000, 0.116965, -0.128581;
-0.031375, 0.000000, 0.031375, 0.011981;
0.024178, 0.000000, -0.024178, 0.056360;

];

close all
t=0:0.05:39.9;
plot(t,stairARX(1:length(t),1))
hold on
plot(t,stairARX(1:length(t),2))